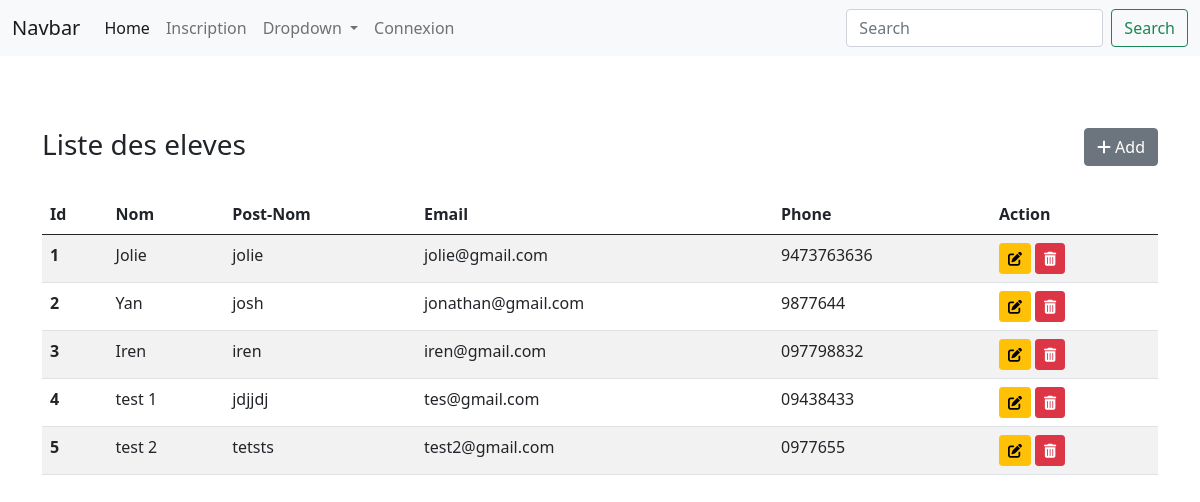
Page /inscription/ on the committed database.
### inscription/models.py (models this page shows)
class Etudiant(models.Model):
    nom = models.CharField(max_length=15)
    postnom = models.CharField(max_length=15)
    email = models.EmailField(max_length=50)
    phone =  models.CharField(max_length=15)
    def __str__(self):
        return f"{self.nom} {self.email}"

### inscription/views.py (the view)
# urls.py: path('inscription/',inscription, name='inscription'),
def inscription(request,template_name='inscri/inscription.html'):
    etudiant = Etudiant.objects.all()
    print("QuerySet",etudiant)
    print("------------------------------Querette SQL Create----------------------------------")
    print("Query", etudiant.query)
    context = {}
    context['etudiants'] = etudiant
    return render(request,template_name, context)

### inscription/templates/inscri/inscription.html (shortened to what this page needs)
{% extends 'inscri/base.html' %} {% load static %} {% block content %}
<br><br><br>
<div class="container">
    <div class="row">
        <div class="col"> <h3>Liste des eleves</h3></div>
        <div class="col">
            <button type="button" class="btn btn-secondary float-end" data-bs-toggle="modal" data-bs-target="#addModal"><i class="fas fa-add"></i> Add</button>
        </div>
    </div>
    <div class="row">
        <div class="col">
            <table class="table table-striped mt-4">
                <thead>
                    <tr>
                        <th scope="col">Id</th>
                        <th scope="col">Nom</th>
                        <th scope="col">Post-Nom</th>
                        <th scope="col">Email</th>
                        <th scope="col">Phone</th>
                        <th scope="col">Action</th>
                    </tr>
                </thead>
                <tbody>
                    {% if etudiants %} {% for etudiant in etudiants %}
                    <tr>
                        <th scope="row">{{forloop.counter}}</th>
                        <td>{{etudiant.nom}}</td>
                        <td>{{etudiant.postnom}}</td>
                        <td>{{etudiant.email}}</td>
                        <td>{{etudiant.phone}}</td>
                        <td>
                            <a class="btn btn-warning btn-sm btn-edit" data-bs-toggle="modal" data-bs-target="#exampleModal{{etudiant.id}}" > <i class="fas fa-edit"></i></a>
                            <a class="btn btn-danger btn-sm btn-del" data-bs-toggle="modal" data-bs-target="#deleteModal{{etudiant.id}}"><i class="fa-solid fa-trash-can"></i></a>
                        </td>
                    </tr>
                    {% endfor %} {% else %}
                    <tr>
                        <h1>Aucun etudiant enregistrer</h1>
                    </tr>
                    {% endif %}
                </tbody>
            </table>
        </div>
    </div>
</div>
{% endblock content %}

### rows in the picture
Etudiant: nom "Jolie", postnom "jolie", email "jolie@gmail.com", phone "9473763636"
Etudiant: nom "Yan", postnom "josh", email "jonathan@gmail.com", phone "9877644"
Etudiant: nom "Iren", postnom "iren", email "iren@gmail.com", phone "097798832"
Etudiant: nom "test 1", postnom "jdjjdj", email "tes@gmail.com", phone "09438433"
Etudiant: nom "test 2", postnom "tetsts", email "test2@gmail.com", phone "0977655"
